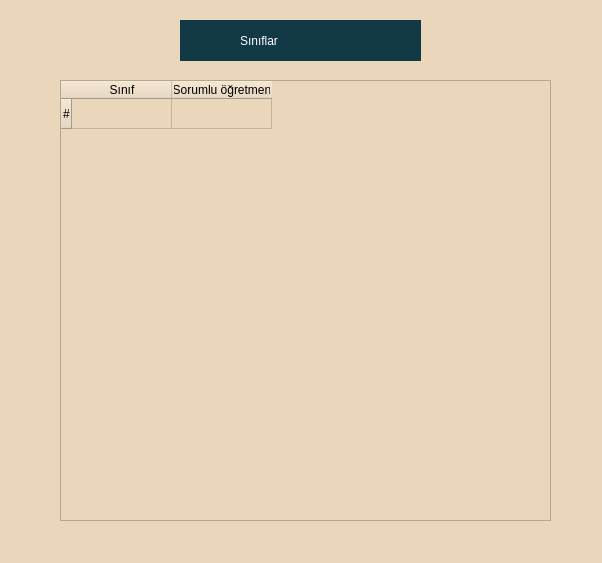
<?xml version="1.0" encoding="UTF-8"?>
<ui version="4.0">
 <class>Sinifler</class>
 <widget class="QMainWindow" name="Sinifler">
  <property name="geometry">
   <rect>
    <x>0</x>
    <y>0</y>
    <width>602</width>
    <height>563</height>
   </rect>
  </property>
  <property name="windowTitle">
   <string>Sinifler</string>
  </property>
  <widget class="QWidget" name="centralwidget">
   <widget class="QWidget" name="widget" native="true">
    <property name="geometry">
     <rect>
      <x>0</x>
      <y>0</y>
      <width>1091</width>
      <height>651</height>
     </rect>
    </property>
    <property name="styleSheet">
     <string notr="true">background-color: rgb(171, 216, 255);
background-color: rgb(234, 215, 187);
font: 14pt &quot;MS Shell Dlg 2&quot;;</string>
    </property>
    <widget class="QTableWidget" name="table_getStudentByName">
     <property name="geometry">
      <rect>
       <x>60</x>
       <y>80</y>
       <width>491</width>
       <height>441</height>
      </rect>
     </property>
     <property name="minimumSize">
      <size>
       <width>0</width>
       <height>0</height>
      </size>
     </property>
     <row>
      <property name="text">
       <string>#</string>
      </property>
     </row>
     <column>
      <property name="text">
       <string>Sınıf</string>
      </property>
     </column>
     <column>
      <property name="text">
       <string>Sorumlu öğretmen</string>
      </property>
     </column>
     <item row="0" column="0">
      <property name="text">
       <string/>
      </property>
      <property name="font">
       <font>
        <weight>75</weight>
        <bold>true</bold>
       </font>
      </property>
      <property name="flags">
       <set>ItemIsSelectable</set>
      </property>
     </item>
     <item row="0" column="1">
      <property name="text">
       <string/>
      </property>
      <property name="font">
       <font>
        <weight>50</weight>
        <bold>false</bold>
       </font>
      </property>
      <property name="flags">
       <set>ItemIsSelectable</set>
      </property>
     </item>
    </widget>
    <widget class="QWidget" name="widget_2" native="true">
     <property name="geometry">
      <rect>
       <x>180</x>
       <y>20</y>
       <width>241</width>
       <height>41</height>
      </rect>
     </property>
     <property name="styleSheet">
      <string notr="true">background-color: rgb(17, 57, 70);</string>
     </property>
     <widget class="QLabel" name="label_2">
      <property name="geometry">
       <rect>
        <x>90</x>
        <y>0</y>
        <width>201</width>
        <height>41</height>
       </rect>
      </property>
      <property name="styleSheet">
       <string notr="true">font: 75 12pt &quot;MS Shell Dlg 2&quot;;
color: rgb(255, 255, 255);
font: 75 16pt &quot;MS Shell Dlg 2&quot;;
font: 75 14pt &quot;MS Shell Dlg 2&quot;;</string>
      </property>
      <property name="text">
       <string>Öğrenciler</string>
      </property>
     </widget>
     <widget class="QWidget" name="widget_3" native="true">
      <property name="geometry">
       <rect>
        <x>80</x>
        <y>0</y>
        <width>151</width>
        <height>41</height>
       </rect>
      </property>
      <property name="styleSheet">
       <string notr="true">background-color: rgb(17, 57, 70);</string>
      </property>
      <widget class="QLabel" name="label_3">
       <property name="geometry">
        <rect>
         <x>0</x>
         <y>0</y>
         <width>201</width>
         <height>41</height>
        </rect>
       </property>
       <property name="styleSheet">
        <string notr="true">font: 75 12pt &quot;MS Shell Dlg 2&quot;;
color: rgb(255, 255, 255);
font: 75 16pt &quot;MS Shell Dlg 2&quot;;
font: 75 14pt &quot;MS Shell Dlg 2&quot;;</string>
       </property>
       <property name="text">
        <string>Sınıflar</string>
       </property>
      </widget>
      <widget class="QWidget" name="widget_4" native="true">
       <property name="geometry">
        <rect>
         <x>-20</x>
         <y>0</y>
         <width>241</width>
         <height>41</height>
        </rect>
       </property>
       <property name="styleSheet">
        <string notr="true">background-color: rgb(17, 57, 70);</string>
       </property>
       <widget class="QLabel" name="label_4">
        <property name="geometry">
         <rect>
          <x>90</x>
          <y>0</y>
          <width>201</width>
          <height>41</height>
         </rect>
        </property>
        <property name="styleSheet">
         <string notr="true">font: 75 12pt &quot;MS Shell Dlg 2&quot;;
color: rgb(255, 255, 255);
font: 75 16pt &quot;MS Shell Dlg 2&quot;;
font: 75 14pt &quot;MS Shell Dlg 2&quot;;</string>
        </property>
        <property name="text">
         <string>Öğrenciler</string>
        </property>
       </widget>
       <widget class="QWidget" name="widget_5" native="true">
        <property name="geometry">
         <rect>
          <x>80</x>
          <y>0</y>
          <width>151</width>
          <height>41</height>
         </rect>
        </property>
        <property name="styleSheet">
         <string notr="true">background-color: rgb(17, 57, 70);</string>
        </property>
       </widget>
      </widget>
     </widget>
     <widget class="QLabel" name="label_5">
      <property name="geometry">
       <rect>
        <x>60</x>
        <y>0</y>
        <width>171</width>
        <height>41</height>
       </rect>
      </property>
      <property name="styleSheet">
       <string notr="true">font: 75 12pt &quot;MS Shell Dlg 2&quot;;
color: rgb(255, 255, 255);
font: 75 16pt &quot;MS Shell Dlg 2&quot;;
font: 75 14pt &quot;MS Shell Dlg 2&quot;;</string>
      </property>
      <property name="text">
       <string>Sınıflar</string>
      </property>
     </widget>
    </widget>
   </widget>
  </widget>
  <widget class="QMenuBar" name="menubar">
   <property name="geometry">
    <rect>
     <x>0</x>
     <y>0</y>
     <width>602</width>
     <height>21</height>
    </rect>
   </property>
  </widget>
 </widget>
 <resources/>
 <connections/>
</ui>
